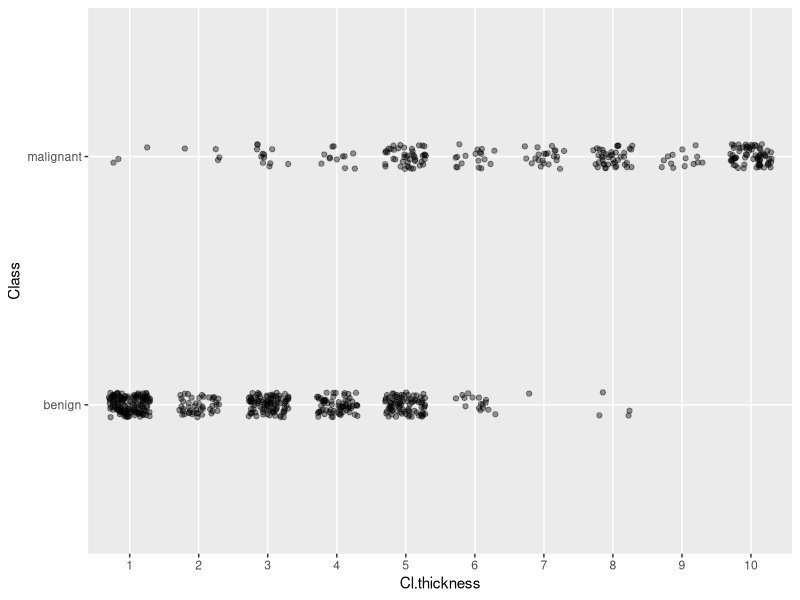
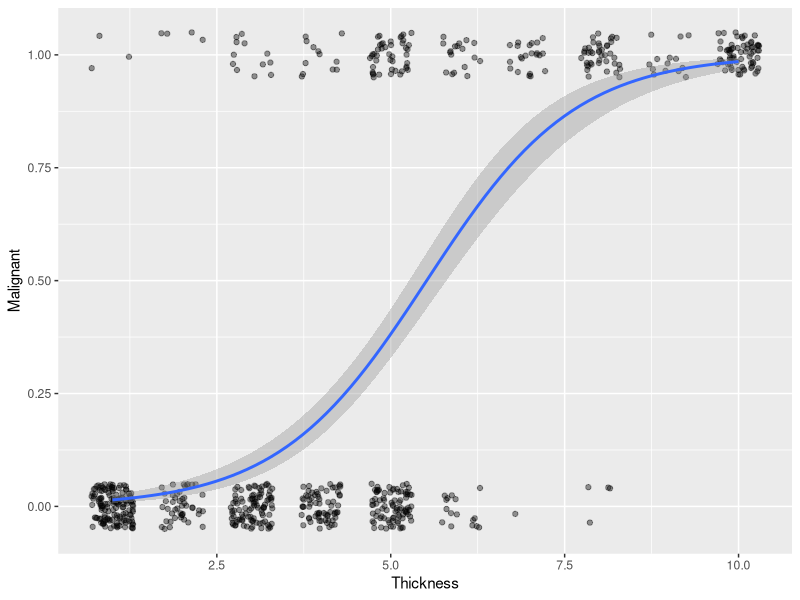

Write the R code that produced these figures, in order.
## ---- chunk 1
knitr::opts_chunk$set(echo = TRUE)
## ---- chunk 2
library(mlbench)
library(dplyr)
library(tidyverse)
data("BreastCancer")
BreastCancer |> head()


## ---- chunk 3
BreastCancer |> 
  ggplot (aes(x=Cl.thickness, y = Class)) +
  geom_jitter(height = 0.05, width = 0.3, alpha = 0.4)



## ---- chunk 4
BreastCancer |>
  mutate(Thickness = 
           as.numeric(as.character(Cl.thickness))) |>
  mutate(Malignant = ifelse(Class != "benign", 1, 0)) |>
  ggplot(aes(x = Thickness, y = Malignant)) +
  geom_jitter(height = 0.05, width = 0.3, alpha = 0.4) +
  geom_smooth(method ="glm", formula = y~x, 
              method.args = list(family = "binomial"))
          
  






## ---- chunk 5

BreastCancer |>
  mutate(Thickness = 
           as.numeric(as.character(Cl.thickness))) %>%
  mutate(Malignant = ifelse(Class != "benign", 1, 0)) %>%
  glm(Malignant ~ Thickness,
      family = "binomial",
      data = .)
  
# glm(response ~ predictor, family = "binomial", data)
# The glm() function returns a model object, therefore we may apply extractor functions, such as summary(), fitted(), or predict() among others. Please not that output numbers are on the logit scale. To actually predict probabilities we need to provided the predict() function an additional argument _type = "response"_


## ---- chunk 6

formatted_data <- BreastCancer |>
  mutate(Thickness = as.numeric(as.character(Cl.thickness)), 
         Cell.size = 
           as.numeric(as.character(Cell.size))) %>%
  mutate(Malignant = ifelse(Class != "benign", 1, 0))
                           

## ---- chunk 7
fitted_model <- formatted_data %>%
  glm(Malignant ~ Thickness + Cell.size,
      family = "binomial",
      data = .)

# to get its predictions we can use _predict()_, but it will be probabilities of a tumor being malignant:

predict(fitted_model, formatted_data, type = "response") |> head()

## ---- chunk 8

classify <- function(probability)
  ifelse(probability < 0.5, 0, 1)

classified_malignant <- classify(predict(fitted_model, formatted_data))

table(formatted_data$Malignant, classified_malignant)  # confusion matrix



## ---- chunk 9


